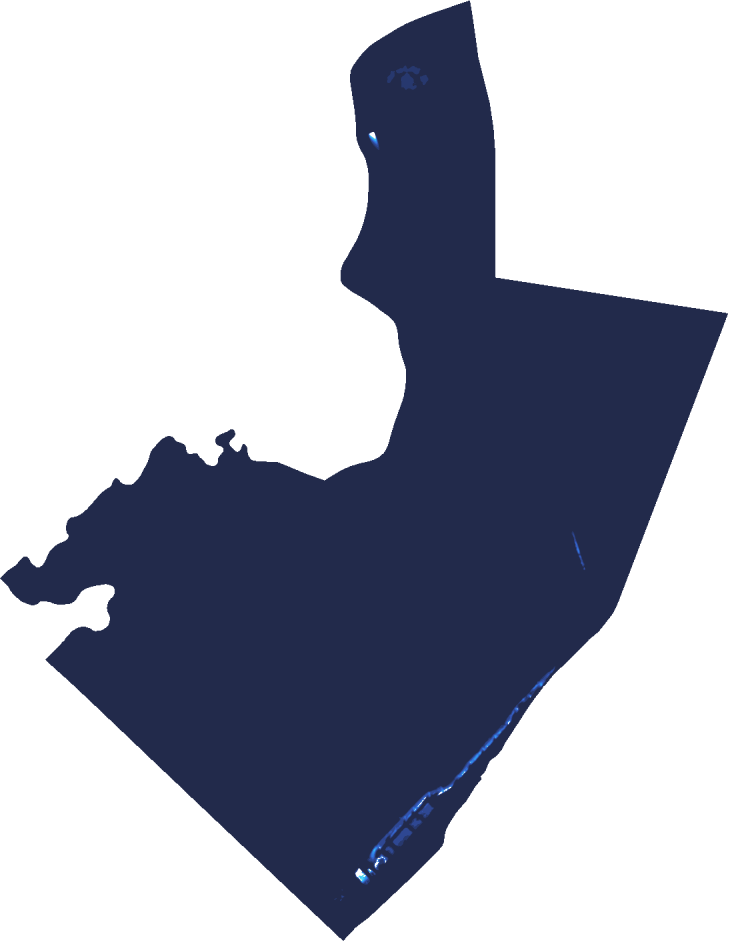
#> input picture assets/hydraulic-v17/DepthPNGs/North Wildwood/filling/NorthWildwoodDepthp1730.png, 2186 x 2824 px (shown at 1/3 size); its folder holds 4 pictures in this run
$ python stabilize_hydraulic_depth_catalog.py --catalog '../assets/hydraulic-v17/DepthPNGs/North Wildwood/filling'
#> lines starting #> are read from the running program, lines starting #| are printed output that depends on the picture; after the words box and inside, x2 and y2 are one past the last pixel; in counts of white or black regions, pixels touching at a corner belong together
### tools/hydraulic_mask_sequence.py
#!/usr/bin/env python3
"""Site-agnostic stabilization for raster hydraulic-mask sequences.

The hydraulic model remains authoritative for candidate wet cells.  This
module only applies temporal invariants that any rising/falling water sequence
must satisfy and, when an eligibility mask is supplied, repairs tiny enclosed
render-grid holes without crossing dry terrain or a modeled barrier.
"""

from __future__ import annotations

from dataclasses import dataclass

import numpy as np


# [34 lines left out: functions _neighbour_count, _square_dilate, _square_erode, not called in this run]


def repair_narrow_seams(
    footprint: np.ndarray,
    eligible: np.ndarray | None,
    radius_pixels: int = 0,
) -> tuple[np.ndarray, int]:
    """Close narrow raster cracks without expanding the outer footprint.

    Binary closing is idempotent and only contributes pixels allowed by the
    caller's current-stage eligibility mask.  Unioning the original footprint
    protects wet cells that touch the raster boundary from erosion.
    """
    source = np.asarray(footprint, dtype=bool)
    if eligible is None or radius_pixels <= 0 or not np.any(source):
        return source.copy(), 0
    allowed = np.asarray(eligible, dtype=bool)
    if allowed.shape != source.shape:
        raise ValueError("Footprint and seam eligibility masks must align")
    closed = _square_erode(_square_dilate(source, radius_pixels), radius_pixels)
    repaired = source | (closed & allowed)
    return repaired, int(np.count_nonzero(repaired & ~source))


# [52 lines left out: function _small_enclosed_components, not called in this run]


def normalize_motion(value: str | None) -> str:
    """Return ``filling``, ``draining``, or ``slack`` for any phase label."""
    phase = str(value or "slack").strip().lower()
    if phase.startswith(("fill", "ris")):
        return "filling"
    if phase.startswith(("drain", "fall", "recess")):
        return "draining"
    return "slack"


def repair_small_enclosed_holes(
    wet: np.ndarray,
    eligible: np.ndarray | None,
    max_hole_pixels: int = 0,
) -> tuple[np.ndarray, int]:
    """Fill only small, fully enclosed holes that are hydraulically eligible.

    No repair is attempted without an explicit eligibility mask.  Therefore a
    generic caller cannot accidentally bridge high ground, a bulkhead, or a
    model-domain boundary merely to make the raster look smoother.
    """
    candidate = np.asarray(wet, dtype=bool)
    if eligible is None or max_hole_pixels <= 0 or not np.any(candidate):
        return candidate.copy(), 0
    allowed = np.asarray(eligible, dtype=bool)
    if allowed.shape != candidate.shape:
        raise ValueError(
            f"Wet and eligibility masks are not aligned: "
            f"{candidate.shape} != {allowed.shape}"
        )

    repaired = candidate.copy()
    components = _small_enclosed_components(
        ~candidate & allowed,
        candidate,
        int(max_hole_pixels),
    )
    for component in components:
        repaired.ravel()[component] = True
    count = sum(int(component.size) for component in components)
    return repaired, count


# [44 lines left out: function repair_small_nodata_values, not called in this run]


@dataclass
class HydraulicMaskDiagnostics:
    frames: int = 0
    filling_pixels_preserved: int = 0
    draining_pixels_rejected: int = 0
    lookahead_pixels_admitted: int = 0
    narrow_seam_pixels_repaired: int = 0
    enclosed_hole_pixels_repaired: int = 0


class HydraulicMaskSequence:
    """Stabilize candidate masks without creating additional time frames.

    Filling and a crest approached from filling can only preserve or add wet
    cells.  Draining and a trough approached from draining can only preserve
    or remove wet cells.  Direction changes use the immediately preceding
    stabilized mask, making the class suitable for arbitrary sites and any
    number of tidal cycles.
    """

    def __init__(
        self,
        max_hole_pixels: int = 0,
        max_seam_width_pixels: int = 0,
    ) -> None:
        if max_hole_pixels < 0:
            raise ValueError("max_hole_pixels cannot be negative")
        if max_seam_width_pixels < 0:
            raise ValueError("max_seam_width_pixels cannot be negative")
        self.max_hole_pixels = int(max_hole_pixels)
        self.max_seam_width_pixels = int(max_seam_width_pixels)
        self.previous: np.ndarray | None = None
        self.last_motion: str | None = None
        self.diagnostics = HydraulicMaskDiagnostics()

    # [4 lines left out: function reset, not called in this run]

    def update(
        self,
        candidate_wet: np.ndarray,
        phase: str | None,
        eligible: np.ndarray | None = None,
        lookahead_wet: np.ndarray | None = None,
    ) -> np.ndarray:
        candidate = np.asarray(candidate_wet, dtype=bool)
        if candidate.ndim != 2:
            raise ValueError("Hydraulic masks must be two-dimensional")
        candidate, repaired_seams = repair_narrow_seams(
            candidate,
            eligible,
            self.max_seam_width_pixels,
        )
        candidate, repaired_before = repair_small_enclosed_holes(
            candidate,
            eligible,
            self.max_hole_pixels,
        )
        motion = normalize_motion(phase)
        effective_motion = (
            self.last_motion if motion == "slack" and self.last_motion else motion
        )

        # A caller may provide the immediately following catalog frame to
        # resolve sub-step stages.  Admit only cells that the next hydraulic
        # solution marks wet *and* the caller's current-stage physics marks
        # eligible.  One lookahead is sufficient, so source-frame reads are
        # capped at 2x and no synthetic hydraulic state is invented.
        if lookahead_wet is not None and effective_motion == "filling":
            if eligible is None:
                raise ValueError("Lookahead admission requires an eligibility mask")
            lookahead = np.asarray(lookahead_wet, dtype=bool)
            allowed = np.asarray(eligible, dtype=bool)
            if lookahead.shape != candidate.shape or allowed.shape != candidate.shape:
                raise ValueError("Candidate, lookahead, and eligibility masks must align")
            admitted = lookahead & allowed & ~candidate
            candidate |= admitted
            self.diagnostics.lookahead_pixels_admitted += int(
                np.count_nonzero(admitted)
            )
            candidate, bracket_seams = repair_narrow_seams(
                candidate,
                eligible,
                self.max_seam_width_pixels,
            )
            repaired_seams += bracket_seams

        if self.previous is None:
            stable = candidate
        else:
            if self.previous.shape != candidate.shape:
                raise ValueError(
                    f"Hydraulic mask dimensions changed inside a sequence: "
                    f"{self.previous.shape} != {candidate.shape}"
                )
            if effective_motion == "filling":
                stable = candidate | self.previous
                self.diagnostics.filling_pixels_preserved += int(
                    np.count_nonzero(self.previous & ~candidate)
                )
            elif effective_motion == "draining":
                stable = candidate & self.previous
                self.diagnostics.draining_pixels_rejected += int(
                    np.count_nonzero(candidate & ~self.previous)
                )
            else:
                stable = candidate

        # Temporal union/intersection can itself enclose a tiny eligible gap.
        # Repair once more on the final state so a single tool run is stable.
        final_eligible = eligible
        if (
            effective_motion == "draining"
            and self.previous is not None
            and eligible is not None
        ):
            final_eligible = np.asarray(eligible, dtype=bool) & self.previous
        stable, repaired_after = repair_small_enclosed_holes(
            stable,
            final_eligible,
            self.max_hole_pixels,
        )

        self.previous = stable.copy()
        if motion != "slack":
            self.last_motion = motion
        self.diagnostics.frames += 1
        self.diagnostics.enclosed_hole_pixels_repaired += (
            repaired_before + repaired_after
        )
        self.diagnostics.narrow_seam_pixels_repaired += repaired_seams
        return stable


def assert_temporal_invariant(
    previous: np.ndarray,
    current: np.ndarray,
    phase: str,
) -> None:
    """Raise when a pair of masks violates its declared tidal direction."""
    before = np.asarray(previous, dtype=bool)
    after = np.asarray(current, dtype=bool)
    if before.shape != after.shape:
        raise AssertionError("Hydraulic mask dimensions changed between frames")
    motion = normalize_motion(phase)
    if motion == "filling" and np.any(before & ~after):
        raise AssertionError("A filling frame lost previously wet pixels")
    if motion == "draining" and np.any(after & ~before):
        raise AssertionError("A draining frame introduced new wet pixels")

### tools/stabilize_hydraulic_depth_catalog.py
#!/usr/bin/env python3
"""Stabilize one or more indexed hydraulic-PNG catalogs without adding frames.

The command is intentionally site-neutral: callers provide catalog folders and
an optional packed ground-query PNG.  Indexed palette codes default to the
shared floodmapper convention (0 dry, 1-11 wet, 12 uncertainty), but can be
overridden for another site family.
"""

from __future__ import annotations

import argparse
import json
import re
from pathlib import Path

import numpy as np
from PIL import Image

from hydraulic_mask_sequence import (
    HydraulicMaskSequence,
    assert_temporal_invariant,
    repair_small_nodata_values,
)


DEFAULT_DEPTH_BREAKS_FT = np.asarray(
    [0.10, 0.25, 0.50, 1.00, 1.50, 2.00, 2.50, 3.00, 4.00, 5.00],
    dtype=np.float32,
)
STAGE_PATTERN = re.compile(r"([mp])(\d{4})$")


def parse_args() -> argparse.Namespace:
    parser = argparse.ArgumentParser()
    parser.add_argument(
        "--catalog",
        action="append",
        required=True,
        type=Path,
        help="Indexed hydraulic-PNG directory; repeat for phase families.",
    )
    parser.add_argument(
        "--query",
        type=Path,
        help=(
            "Optional RGBA PNG with ground encoded as unsigned red/green "
            "big-endian tenths plus 32768; zero is NoData."
        ),
    )
    parser.add_argument("--wet-code-min", type=int, default=1)
    parser.add_argument("--wet-code-max", type=int, default=11)
    parser.add_argument("--uncertainty-code", type=int, default=12)
    parser.add_argument("--mode", choices=("depth", "stage"), default="depth")
    parser.add_argument(
        "--mask-catalog",
        action="append",
        type=Path,
        help=(
            "Optional authoritative depth-mask folder paired by --catalog "
            "order; useful for making stage and depth footprints identical."
        ),
    )
    parser.add_argument("--mask-wet-code-max", type=int, default=11)
    parser.add_argument("--mask-uncertainty-code", type=int, default=12)
    parser.add_argument(
        "--stage-thresholds",
        type=float,
        nargs=2,
        default=(3.25, 4.25),
        metavar=("MINOR", "MODERATE"),
    )
    parser.add_argument("--max-hole-pixels", type=int, default=4)
    parser.add_argument("--dry-run", action="store_true")
    return parser.parse_args()


def stage_from_path(path: Path) -> float:
    match = STAGE_PATTERN.search(path.stem)
    if not match:
        raise ValueError(f"Cannot parse a stage code from {path.name}")
    sign = -1.0 if match.group(1) == "m" else 1.0
    return sign * int(match.group(2)) / 100.0


def load_query(
    path: Path | None,
) -> tuple[np.ndarray | None, np.ndarray | None, int]:
    if path is None:
        return None, None, 0
    pixels = np.asarray(Image.open(path).convert("RGBA"))
    encoded = (
        pixels[:, :, 0].astype(np.uint16) * 256
        + pixels[:, :, 1].astype(np.uint16)
    )
    ground = np.full(encoded.shape, np.nan, dtype=np.float32)
    valid = encoded != 0
    ground[valid] = (encoded[valid].astype(np.float32) - 32768.0) / 10.0
    ground, repaired = repair_small_nodata_values(
        ground,
        max_hole_pixels=4,
    )
    activation = np.full(encoded.shape, np.inf, dtype=np.float32)
    connected = pixels[:, :, 2] != 255
    activation[connected] = (
        pixels[:, :, 2][connected].astype(np.float32) - 50.0
    ) / 10.0
    return ground, activation, repaired


# [9 lines left out: function save_indexed, not called in this run]


def stabilize_catalog(
    directory: Path,
    ground: np.ndarray | None,
    activation: np.ndarray | None,
    wet_code_min: int,
    wet_code_max: int,
    uncertainty_code: int,
    max_hole_pixels: int,
    mode: str,
    stage_thresholds: tuple[float, float],
    mask_directory: Path | None,
    mask_wet_code_max: int,
    mask_uncertainty_code: int,
    dry_run: bool,
) -> dict[str, int | float | str | None]:
#> called with wet_code_min = 1, wet_code_max = 11, uncertainty_code = 12, max_hole_pixels = 4, mode = 'depth', stage_thresholds = (3.25, 4.25), mask_wet_code_max = 11, mask_uncertainty_code = 12
    paths = sorted(directory.glob("*.png"), key=stage_from_path)
    if not paths:
        raise FileNotFoundError(f"No stage-coded PNGs found in {directory}")
    sequence = HydraulicMaskSequence(max_hole_pixels=max_hole_pixels)
    changed_frames = 0
    changed_pixels = 0
    previous = None
    authoritative_paths = {}
    if mask_directory is not None:
        authoritative_paths = {
            stage_from_path(path): path
            for path in mask_directory.glob("*.png")
        }

    for path in paths:
        stage = stage_from_path(path)
        image = Image.open(path)
#> image is the input picture: PIL image 2186x2824 P; mean R, G, B, A 2, 5.7, 20.7, 90
        if image.mode != "P":
            raise ValueError(f"Expected an indexed PNG: {path}")
        codes = np.asarray(image).copy()
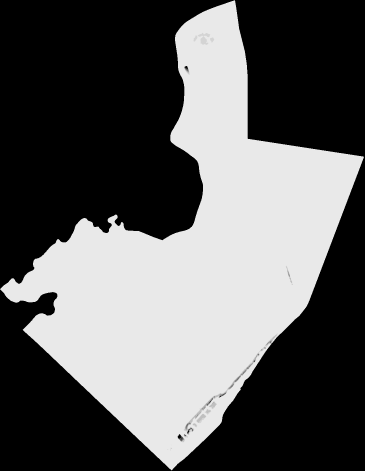
#> codes: shape (2824, 2186) (shown at 1/6 size); min 0, max 12, mean 4.39; drawn with min black and max white
        if ground is not None and ground.shape != codes.shape:
            raise ValueError(
                f"Query grid {ground.shape} does not match {path} {codes.shape}"
            )
        wet = (codes >= wet_code_min) & (codes <= wet_code_max)
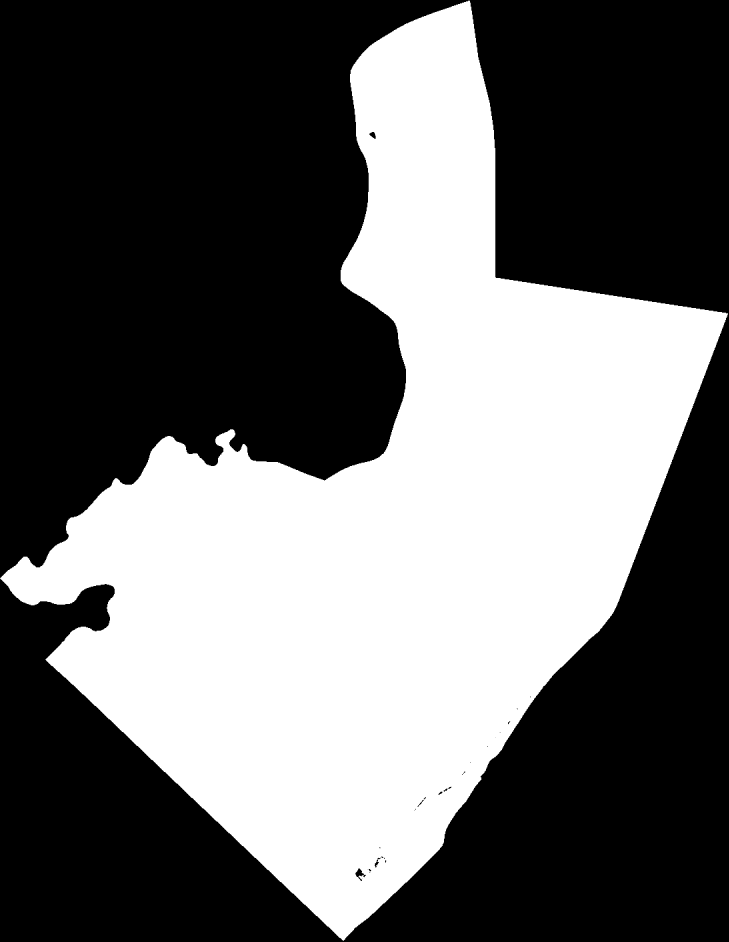
#> wet: shape (2824, 2186) bool (shown at 1/3 size); 40% white; 1 white region, box (x1, y1, x2, y2) and area: (0, 2, 2184, 2822) 2468728
        authoritative_uncertainty = None
        if mask_directory is not None:
            authoritative_path = authoritative_paths.get(stage)
            if authoritative_path is None:
                raise FileNotFoundError(
                    f"No authoritative mask for {stage:.2f} ft in "
                    f"{mask_directory}"
                )
            mask_codes = np.asarray(Image.open(authoritative_path))
            if mask_codes.shape != codes.shape:
                raise ValueError(
                    f"Authoritative mask {mask_codes.shape} does not match "
                    f"{path} {codes.shape}"
                )
            wet = (mask_codes >= 1) & (mask_codes <= mask_wet_code_max)
            authoritative_uncertainty = mask_codes == mask_uncertainty_code
        eligible = None if ground is None else np.isfinite(ground) & (ground < stage - 0.005)
        # When a paired depth catalog is supplied, its stabilized footprint is
        # authoritative.  Do not run a second repair pass that could make the
        # stage and depth products disagree by even one pixel.
        stable = (
            wet.copy()
            if mask_directory is not None
            else sequence.update(wet, "filling", eligible)
        )
#> in update, `candidate, repaired_seams = repair_narrow_seams( candidate, eligible, ..`: repaired_seams = 0
        if previous is not None:
            assert_temporal_invariant(previous, stable, "filling")
        previous = stable
        if authoritative_uncertainty is not None:
            synchronized = codes.copy()
            synchronized[~stable & ~authoritative_uncertainty] = 0
            synchronized[authoritative_uncertainty & ~stable] = uncertainty_code
            added_to_stage = stable & ~(
                (codes >= wet_code_min) & (codes <= wet_code_max)
            )
            if activation is None:
                synchronized[added_to_stage] = wet_code_min
            else:
                local_activation = activation[added_to_stage]
                minor, moderate = stage_thresholds
                synchronized[added_to_stage] = np.where(
                    local_activation < minor,
                    wet_code_min,
                    np.where(
                        local_activation < moderate,
                        min(wet_code_min + 1, wet_code_max),
                        wet_code_max,
                    ),
                ).astype(np.uint8)
            code_changes = int(np.count_nonzero(synchronized != codes))
            if code_changes:
                changed_frames += 1
                changed_pixels += code_changes
                if not dry_run:
                    save_indexed(path, synchronized, image)
            continue
        added = stable & ~wet
#> added: shape (2824, 2186) bool; every value is 0
        added_count = int(np.count_nonzero(added))
#> added_count = 0
        if not added_count:
            continue
        if ground is None:
            # Without terrain, preserve the preceding wet class.  The common
            # production path supplies the packed query and gets exact depth.
            codes[added] = wet_code_min
        elif mode == "depth":
            depth = np.maximum(stage - ground[added], 0.005)
            codes[added] = (
                np.digitize(depth, DEFAULT_DEPTH_BREAKS_FT, right=False)
                + wet_code_min
            ).astype(np.uint8)
        else:
            if activation is None:
                codes[added] = wet_code_min
            else:
                local_activation = activation[added]
                minor, moderate = stage_thresholds
                codes[added] = np.where(
                    local_activation < minor,
                    wet_code_min,
                    np.where(
                        local_activation < moderate,
                        min(wet_code_min + 1, wet_code_max),
                        wet_code_max,
                    ),
                ).astype(np.uint8)
        changed_frames += 1
        changed_pixels += added_count
        if not dry_run:
            save_indexed(path, codes, image)

    return {
        "catalog": str(directory),
        "mode": mode,
        "authoritativeMaskCatalog": (
            str(mask_directory) if mask_directory is not None else None
        ),
        "inputFrames": len(paths),
        "outputFrames": len(paths),
        "frameMultiplier": 1.0,
        "changedFrames": changed_frames,
        "changedPixels": changed_pixels,
        "fillingPixelsPreserved": (
            sequence.diagnostics.filling_pixels_preserved
        ),
        "enclosedHolePixelsRepaired": (
            sequence.diagnostics.enclosed_hole_pixels_repaired
        ),
    }


def main() -> None:
    args = parse_args()
    if args.mask_catalog and len(args.mask_catalog) != len(args.catalog):
        raise ValueError(
            "Repeat --mask-catalog once for every --catalog directory"
        )
    ground, activation, repaired_nodata = load_query(
        args.query.resolve() if args.query else None
    )
    records = [
        stabilize_catalog(
            directory.resolve(),
            ground,
            activation,
            args.wet_code_min,
            args.wet_code_max,
            args.uncertainty_code,
            args.max_hole_pixels,
            args.mode,
            tuple(args.stage_thresholds),
            (
                args.mask_catalog[index].resolve()
                if args.mask_catalog
                else None
            ),
            args.mask_wet_code_max,
            args.mask_uncertainty_code,
            args.dry_run,
        )
        for index, directory in enumerate(args.catalog)
    ]
    print(
        json.dumps(
            {
                "status": "passed",
                "dryRun": bool(args.dry_run),
                "queryNodataPixelsRepaired": repaired_nodata,
                "catalogs": records,
            },
            indent=2,
        )
    )


if __name__ == "__main__":
    main()
